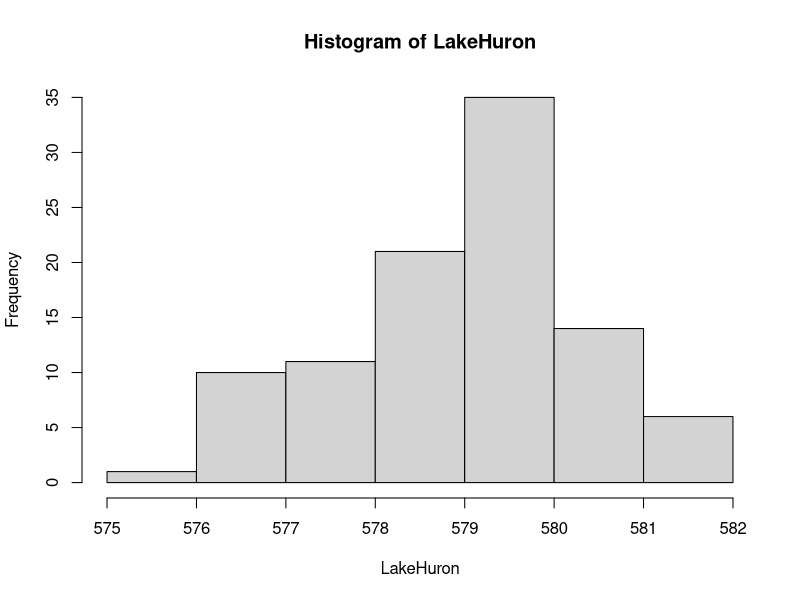
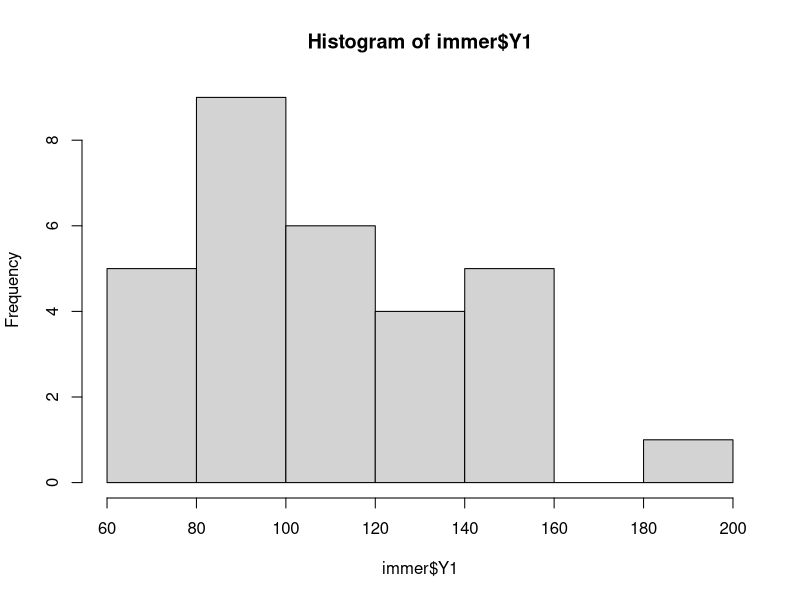
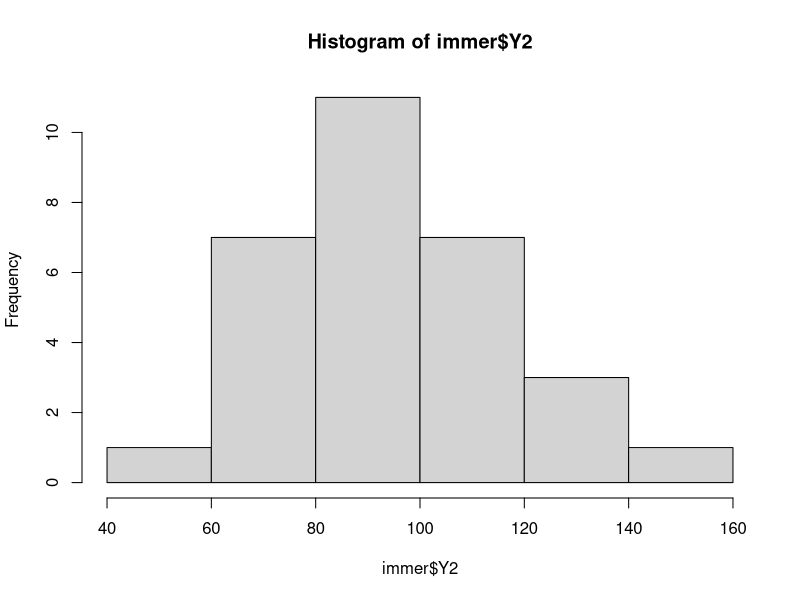
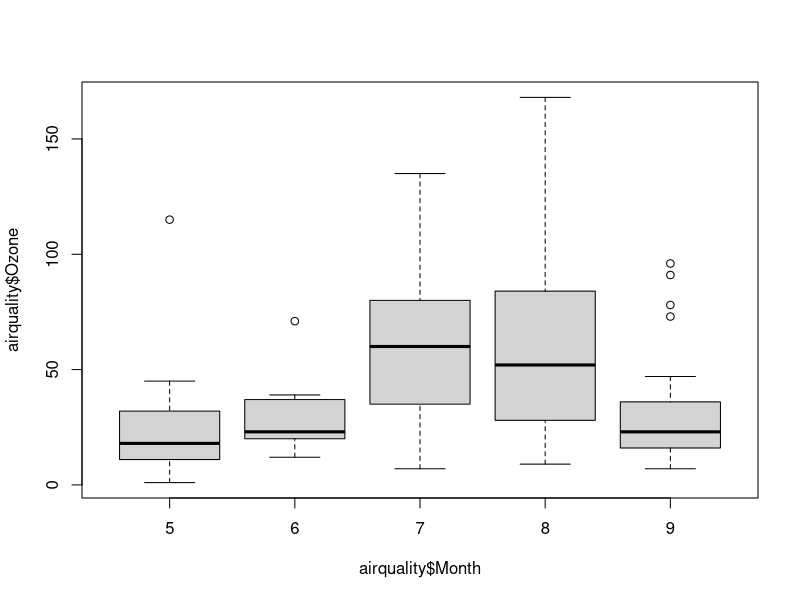

Generate these figures, in order, with R:
## ---- chunk 1
knitr::opts_chunk$set(echo = TRUE)
## ---- chunk 2
library(datasets)
## ---- chunk 3
hist(LakeHuron)
## ---- chunk 4
length(LakeHuron)
length(which(LakeHuron>578.5))
## ---- chunk 5
pbinom(q=65,size=98,prob=1/2) #this is P(X<=65)
## ---- chunk 6
1-pbinom(q=64,size=98,prob=1/2)
## ---- chunk 7
t.test(LakeHuron, alternative="greater", mu=578.5)
## ---- chunk 8
wilcox.test(x=LakeHuron,alternative="greater",mu=578.5)
## ---- chunk 9
library(MASS)         # load the MASS package 
head(immer) 
## ---- chunk 10
hist(immer$Y1)
hist(immer$Y2)
## ---- chunk 11
wilcox.test(immer$Y1, immer$Y2, paired=TRUE) 
## ---- chunk 12
a = c(6, 8, 2, 4, 4, 5)
b = c(7, 10, 4, 3, 5, 6)

wilcox.test(a,b, correct=FALSE)
## ---- chunk 13
head(airquality) 
## ---- chunk 14
boxplot(formula=airquality$Ozone~airquality$Month)
## ---- chunk 15
kruskal.test(Ozone ~ Month, data = airquality) 
